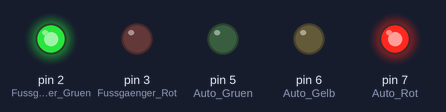
Recording of a sketch running on a simulated Arduino Uno, built with avr-gcc and run on an emulated ATmega328P. Parts: output pins drawn as LEDs (lit = HIGH).

Above: at 1.0 s.
At 2.2 s:
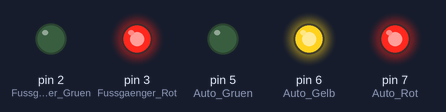
At 4.0 s:
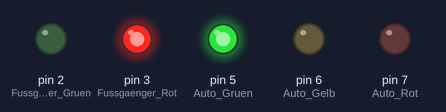
At 5.8 s:
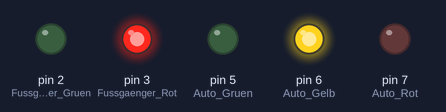
Timing chart, 0 to 8.1 s (numbered marks = the images above):
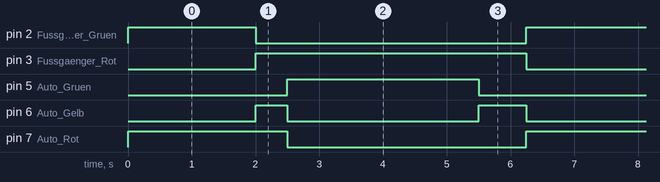

Measured:
- by itself, pin 2 (Fussgaenger_Gruen): alternates HIGH for 2.0 s and LOW for 4.3 s
- by itself, pin 3 (Fussgaenger_Rot): alternates HIGH for 4.3 s and LOW for 2.0 s
- by itself, pin 5 (Auto_Gruen): alternates HIGH for 3.0 s and LOW for 3.3 s
- by itself, pin 6 (Auto_Gelb): repeats every 6.3 s: LOW 3.0 s, HIGH 0.75 s, LOW 2.0 s, HIGH 0.50 s
- by itself, pin 7 (Auto_Rot): alternates HIGH for 2.5 s and LOW for 3.8 s

The sketch:

Auto-Fussgaenger.ino
```cpp
char Auto_Rot = 7;
char Auto_Gelb = 6;
char Auto_Gruen = 5;
char Fussgaenger_Rot = 3;
char Fussgaenger_Gruen = 2;

void setup() {
  pinMode(7, OUTPUT);
  pinMode(6, OUTPUT);
  pinMode(5, OUTPUT);
  pinMode(3, OUTPUT);
  pinMode(2, OUTPUT);
}

// the loop function runs over and over again forever
void loop() {
  AutoRot();
  delay(2000);
  AutoRotGelb();
  delay(500);
  AutoGruen();
  delay(3000);
  AutoGelb();
  delay(750);
}

void AutoRot(){
  digitalWrite(Auto_Rot, HIGH);
  digitalWrite(Auto_Gelb, LOW);
  digitalWrite(Auto_Gruen, LOW);
  digitalWrite(Fussgaenger_Rot, LOW);
  digitalWrite(Fussgaenger_Gruen, HIGH);
  }

void AutoRotGelb(){
  digitalWrite(Auto_Rot, HIGH);
  digitalWrite(Auto_Gelb, HIGH);
  digitalWrite(Auto_Gruen, LOW);
  digitalWrite(Fussgaenger_Rot, HIGH);
  digitalWrite(Fussgaenger_Gruen, LOW);
  }

void AutoGruen(){
  digitalWrite(Auto_Rot, LOW);
  digitalWrite(Auto_Gelb, LOW);
  digitalWrite(Auto_Gruen, HIGH);
  digitalWrite(Fussgaenger_Gruen, LOW);
}

void AutoGelb(){
  digitalWrite(Auto_Rot, LOW);
  digitalWrite(Auto_Gelb, HIGH);
  digitalWrite(Auto_Gruen, LOW);
  digitalWrite(Fussgaenger_Rot, HIGH);
  digitalWrite(Fussgaenger_Gruen, LOW);
  }
```
